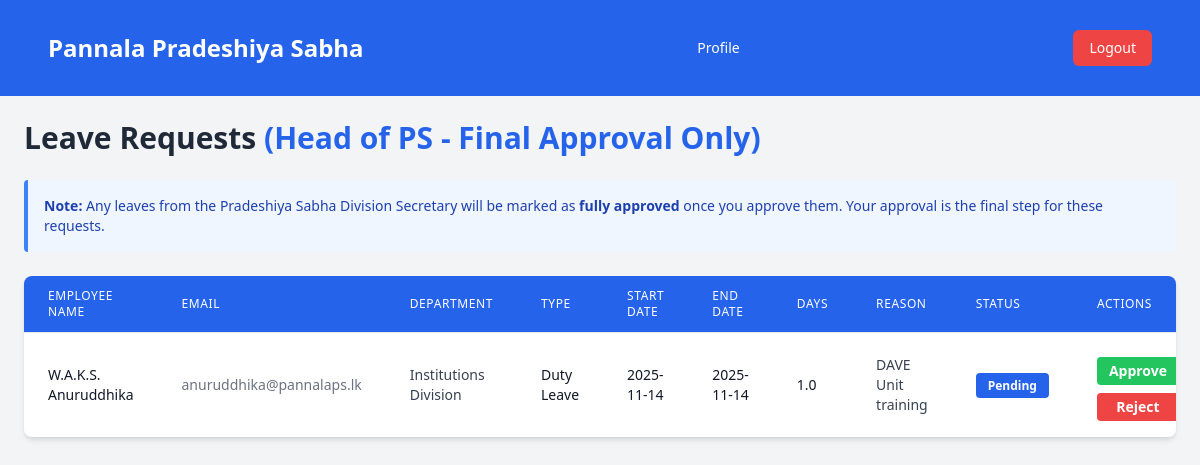
The app's page /admin/head-of-ps-approval.php (signed in) with its own data.
### tables this page shows
CREATE TABLE `wp_leave_request` (
  `request_id` int NOT NULL,
  `user_id` int NOT NULL,
  `leave_type` varchar(50) DEFAULT NULL,
  `leave_start_date` date NOT NULL,
  `leave_end_date` date NOT NULL,
  `number_of_days` decimal(3,1) NOT NULL,
  `reason` text,
  `substitute` varchar(255) DEFAULT NULL,
  `status` int DEFAULT NULL COMMENT '1-pending, 2-accept, 3-reject',
  `step_1_approver_id` int DEFAULT NULL,
  `step_1_status` enum('pending','approved','rejected') DEFAULT 'pending',
  `step_1_date` datetime DEFAULT NULL,
  `step_2_approver_id` int DEFAULT NULL,
  `step_2_status` enum('pending','approved','rejected') DEFAULT 'pending',
  `step_2_date` datetime DEFAULT NULL,
  `step_3_approver_id` int DEFAULT NULL,
  `step_3_status` enum('pending','approved','rejected') DEFAULT 'pending',
  `step_3_date` datetime DEFAULT NULL,
  `final_status` enum('pending','approved','rejected') DEFAULT 'pending',
  `created_at` timestamp NOT NULL DEFAULT CURRENT_TIMESTAMP,
  `updated_at` timestamp NOT NULL DEFAULT CURRENT_TIMESTAMP ON UPDATE CURRENT_TIMESTAMP,
  `sub_office` varchar(255) NOT NULL,
  `office_type` enum('head','sub') DEFAULT 'head',
  `rejection_remark` text,
  `department_id` int DEFAULT NULL
);

CREATE TABLE `wp_pradeshiya_sabha_users` (
  `ID` int NOT NULL,
  `username` varchar(255) NOT NULL,
  `password` varchar(255) NOT NULL,
  `first_name` varchar(255) NOT NULL,
  `last_name` varchar(255) NOT NULL,
  `gender` enum('Male','Female') NOT NULL,
  `email` varchar(255) NOT NULL,
  `address` text NOT NULL,
  `NIC` varchar(12) NOT NULL,
  `service_number` varchar(50) NOT NULL,
  `phone_number` varchar(20) DEFAULT NULL,
  `designation` varchar(255) NOT NULL,
  `sub_office` varchar(255) NOT NULL,
  `date_of_joining` date NOT NULL,
  `created_at` timestamp NOT NULL DEFAULT CURRENT_TIMESTAMP,
  `updated_at` timestamp NOT NULL DEFAULT CURRENT_TIMESTAMP ON UPDATE CURRENT_TIMESTAMP,
  `leave_balance` decimal(3,1) NOT NULL DEFAULT '20.0',
  `duty_leave_count` int DEFAULT '0',
  `casual_leave_balance` decimal(3,1) NOT NULL DEFAULT '21.0',
  `sick_leave_balance` decimal(3,1) NOT NULL DEFAULT '24.0',
  `department_id` int DEFAULT NULL,
  `designation_id` int DEFAULT NULL
);

CREATE TABLE `wp_departments` (
  `department_id` int NOT NULL,
  `department_name` varchar(255) NOT NULL
);

### admin/head-of-ps-approval.php (the view, shortened to what this page needs)
<?php
require "../includes/dbconfig.php";
$user = $_SESSION['user'];
$department_id = $user['department_id'] ?? null;
if ($department_id == 6) {
    $sql = "
        SELECT lr.*, u.first_name, u.last_name, u.email, d.department_name
        FROM wp_leave_request lr
        JOIN wp_pradeshiya_sabha_users u ON lr.user_id = u.ID
        LEFT JOIN wp_departments d ON u.department_id = d.department_id
        WHERE lr.step_2_status = 'pending'
        ORDER BY lr.leave_start_date DESC
    ";
    $stmt = $conn->prepare($sql);
}
$stmt->execute();
$result = $stmt->get_result();
?>
<!DOCTYPE html>
<html lang="en">
<head>
    <script src="https://cdn.tailwindcss.com"></script>
</head>
<body class="bg-gray-100 min-h-screen">
    <?php include "../includes/navbar.php"; ?>
    <div class="max-w-7xl mx-auto p-6">
        <h1 class="text-3xl font-semibold mb-6 text-gray-800">
            Leave Requests
            <?php if ($department_id == 6): ?>
                <span class="text-blue-600">(Head of PS - Final Approval Only)</span>
            <?php else: ?>
                <span class="text-blue-600">for Department: <?= htmlspecialchars($user['department_id']) ?></span>
            <?php endif; ?>
        </h1>
        <div class="bg-blue-50 border-l-4 border-blue-500 p-4 mb-6 rounded">
            <p class="text-sm text-blue-800">
                <strong>Note:</strong> Any leaves from the Pradeshiya Sabha Division Secretary will be marked as <strong>fully approved</strong> once you approve them.
                Your approval is the final step for these requests.
            </p>
        </div>
        <?php if ($result->num_rows > 0): ?>
            <div class="overflow-x-auto bg-white rounded-lg shadow-md">
                <table class="min-w-full divide-y divide-gray-200">
                    <thead class="bg-blue-600 text-white">
                        <tr>
                            <th class="px-6 py-3 text-left text-xs font-medium uppercase tracking-wider">Employee Name</th>
                            <th class="px-6 py-3 text-left text-xs font-medium uppercase tracking-wider">Email</th>
                            <th class="px-6 py-3 text-left text-xs font-medium uppercase tracking-wider">Department</th>
                            <th class="px-6 py-3 text-left text-xs font-medium uppercase tracking-wider">Type</th>
                            <th class="px-6 py-3 text-left text-xs font-medium uppercase tracking-wider">Start Date</th>
                            <th class="px-6 py-3 text-left text-xs font-medium uppercase tracking-wider">End Date</th>
                            <th class="px-6 py-3 text-left text-xs font-medium uppercase tracking-wider">Days</th>
                            <th class="px-6 py-3 text-left text-xs font-medium uppercase tracking-wider">Reason</th>
                            <th class="px-6 py-3 text-left text-xs font-medium uppercase tracking-wider">Status</th>
                            <th class="px-6 py-3 text-left text-xs font-medium uppercase tracking-wider">Actions</th>
                        </tr>
                    </thead>
                    <tbody class="divide-y divide-gray-200">
                        <?php while ($row = $result->fetch_assoc()): ?>
                            <?php $isSpecialUser = ($row['user_id'] == 19); ?>
                            <tr class="hover:bg-gray-50 <?= $isSpecialUser ? 'bg-yellow-50' : '' ?>">
                                <td class="px-6 py-4 text-sm text-gray-900">
                                    <?= htmlspecialchars($row['first_name'] . ' ' . $row['last_name']) ?>
                                </td>
                                <td class="px-6 py-4 text-sm text-gray-500"><?= htmlspecialchars($row['email']) ?></td>
                                <td class="px-6 py-4 text-sm text-gray-700"><?= htmlspecialchars($row['department_name'] ?? 'N/A') ?></td>
                                <td class="px-6 py-4 text-sm text-gray-900"><?= htmlspecialchars($row['leave_type']) ?></td>
                                <td class="px-6 py-4 text-sm text-gray-900"><?= htmlspecialchars($row['leave_start_date']) ?></td>
                                <td class="px-6 py-4 text-sm text-gray-900"><?= htmlspecialchars($row['leave_end_date']) ?></td>
                                <td class="px-6 py-4 text-sm text-gray-900"><?= htmlspecialchars($row['number_of_days']) ?></td>
                                <td class="px-6 py-4 text-sm text-gray-700"><?= htmlspecialchars($row['reason']) ?></td>
                                <td class="px-6 py-4 text-sm font-semibold">
                                    <?php if ($isSpecialUser): ?>
                                        <span class="px-3 py-1 text-xs font-bold text-white bg-yellow-600 rounded">Final Approval</span>
                                    <?php else: ?>
                                        <span class="px-3 py-1 text-xs font-bold text-white bg-blue-600 rounded">Pending</span>
                                    <?php endif; ?>
                                </td>
                                <td class="px-6 py-4 text-sm font-semibold">
                                    <form method="POST" action="" class="space-y-2">
                                        <div class="flex flex-col gap-2">
                                            <button type="submit" name="action" value="approve"
                                                onclick="return confirm('Are you sure you want to approve this leave request?')"
                                                class="bg-green-500 hover:bg-green-600 text-white px-3 py-1 rounded text-sm">
                                                Approve
                                            </button>
                                            <button type="button" onclick="toggleReject(this)"
                                                class="bg-red-500 hover:bg-red-600 text-white px-3 py-1 rounded text-sm">
                                                Reject
                                            </button>
                                        </div>
                                    </form>
                                </td>
                            </tr>
                        <?php endwhile; ?>
                    </tbody>
                </table>
            </div>
        <?php endif; ?>
    </div>
</body>
</html>

### records on screen
wp_leave_request: user.last_name "W.A.K.S. Anuruddhika", user.email "anuruddhika@pannalaps.lk", wp_departments.department_name "Institutions Division", leave_type "Duty Leave", leave_start_date "2025-11-14", leave_end_date "2025-11-14", number_of_days "1.0", reason "DAVE Unit training", shows "Pending"

### other values on screen
$text "Profile"
